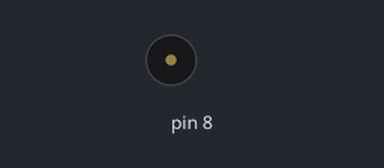
Recording of a sketch running on a simulated Arduino Uno, built with avr-gcc and run on an emulated ATmega328P. Parts: buzzer (waves = sounding).

Above: at 0.1 s.
Timing chart, 0 to 1.6 s (numbered marks = the images above):
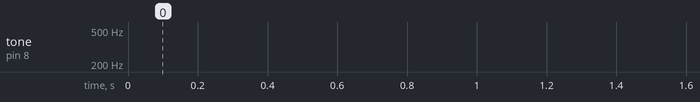

The sketch:

piezo.ino
```cpp
void setup()
{

}

void loop()
{
    tone(8, 440,400);
    noTone(8);
    tone(8, 440,400);
    noTone(8);
}
```
